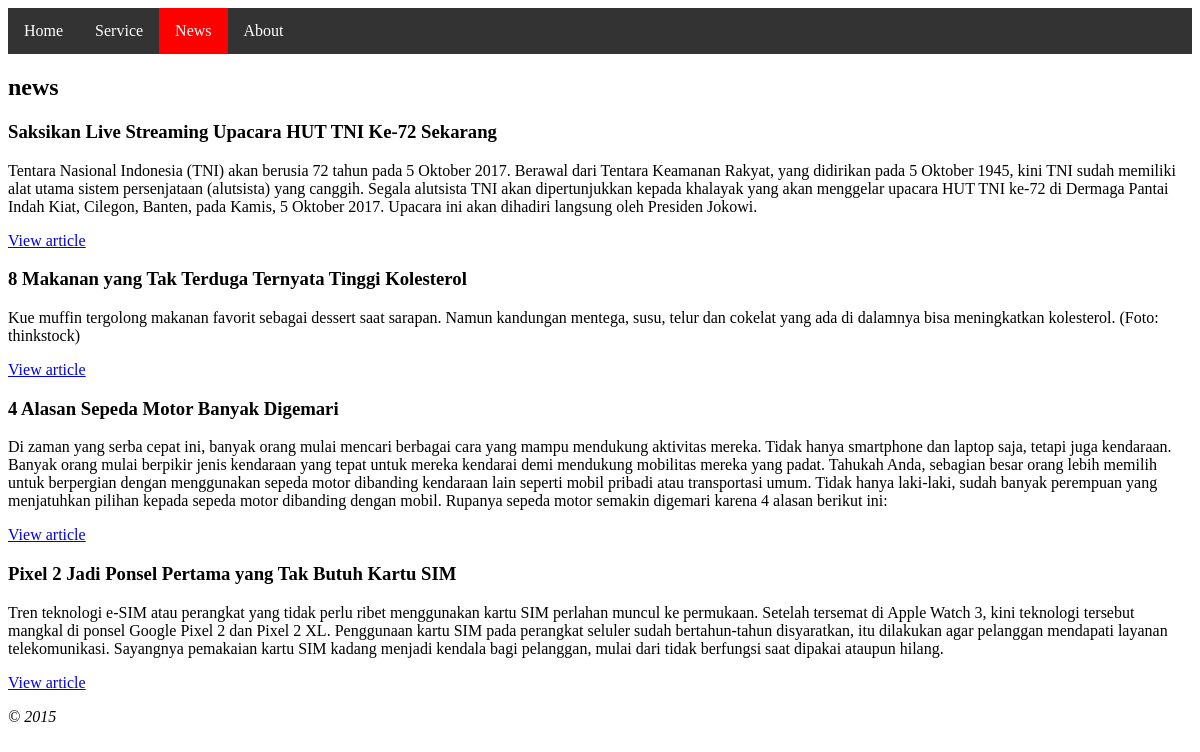
/index.php/news, run on the app's committed database.
### tables this page shows
CREATE TABLE `news` (
  `id` int(11) NOT NULL,
  `title` varchar(128) NOT NULL,
  `slug` varchar(128) NOT NULL,
  `text` text NOT NULL
);

### application/controllers/News.php (called while the page is built, shortened)
<?php
class News extends CI_Controller {
    public function __construct()
    {
        $this->load->model('news_model');
        $this->load->helper('url_helper');
    }
    public function index()
    {
        $data['news'] = $this->news_model->get_news();
        $data['title'] = 'news';
        $this->load->view('templates/header', $data);
        $this->load->view('news/index', $data);
        $this->load->view('templates/footer');
    }
}

### index.php (called while the page is built, shortened)
<?php
require_once BASEPATH.'core/CodeIgniter.php';

### application/models/News_model.php (called while the page is built, shortened)
<?php
class News_model extends CI_Model {
    public function get_news($slug = FALSE)
    {
        if ($slug === FALSE)
        {
            $query = $this->db->get('news');
            return $query->result_array();
        }
        $query = $this->db->get_where('news', array('slug' => $slug));
        return $query->row_array();
    }
}

### application/views/news/index.php (the view)
<h2><?php echo $title; ?></h2>
<?php foreach ($news as $news_item): ?>
    <h3><?php echo $news_item['title']; ?></h3>
    <div class="main">
        <?php echo $news_item['text']; ?>
    </div>
    <p><a href="<?php echo site_url('news/'.$news_item['slug']); ?>">View article</a></p>
<?php endforeach; ?>

### application/views/templates/header.php (shortened to what this page needs)
<!DOCTYPE html>
<html>
<head>
</head>
<body>
<ul>
  <li <?php
    if($title=='home'){
        echo 'style="background-color: red;"';
    } ?>><a href="/inventory">Home</a></li>
  <li class="dropdown"  <?php
    if($title=='service'){
        echo 'style="background-color: red;"';
    } ?>>
    <a href="/inventory/index.php/pages/view/service" class="dropbtn">Service</a>
  </li>
  <li <?php
    if($title=='news'){
        echo 'style="background-color: red;"';
    } ?>><a href="/inventory/index.php/news">News</a></li>
  <li <?php
    if($title=='about'){
        echo 'style="background-color: red;"';
    } ?>><a href="/inventory/index.php/pages/view/about">About</a></li>
</ul>

### application/views/templates/footer.php
        <em>&copy; 2015</em>
    </body>
</html>

### application/views/templates/header.php (style rules this page uses)
ul { list-style-type: none; margin: 0; padding: 0; overflow: hidden; background-color: #333; }
li { float: left; }
li a, .dropbtn { display: inline-block; color: white; text-align: center; padding: 14px 16px; text-decoration: none; }
li.dropdown { display: inline-block; }

### data on the page
news: title "Saksikan Live Streaming Upacara HUT TNI Ke-72 Sekarang", text "Tentara Nasional Indonesia (TNI) akan berusia 72 tahun pada 5 Oktober 2017. Berawal dari Tentara Keamanan Rakyat, yang didirikan pada 5 Oktober 1945, kini TNI sudah memiliki alat utama sistem persenjataan (alutsista) yang canggih. Segala alutsista TNI akan dipertunjukkan kepada khalayak yang akan menggelar upacara HUT TNI ke-72 di Dermaga Pantai Indah Kiat, Cilegon, Banten, pada Kamis, 5 Oktober 2017. Upacara ini akan dihadiri langsung oleh Presiden Jokowi."
news: title "8 Makanan yang Tak Terduga Ternyata Tinggi Kolesterol", text "Kue muffin tergolong makanan favorit sebagai dessert saat sarapan. Namun kandungan mentega, susu, telur dan cokelat yang ada di dalamnya bisa meningkatkan kolesterol. (Foto: thinkstock)"
news: title "4 Alasan Sepeda Motor Banyak Digemari", text "Di zaman yang serba cepat ini, banyak orang mulai mencari berbagai cara yang mampu mendukung aktivitas mereka. Tidak hanya smartphone dan laptop saja, tetapi juga kendaraan. Banyak orang mulai berpikir jenis kendaraan yang tepat untuk mereka kendarai demi mendukung mobilitas mereka yang padat. Tahukah Anda, sebagian besar orang lebih memilih untuk berpergian dengan menggunakan sepeda motor dibanding kendaraan lain seperti mobil pribadi atau transportasi umum. Tidak hanya laki-laki, sudah banyak perempuan yang menjatuhkan pilihan kepada sepeda motor dibanding dengan mobil. Rupanya sepeda motor semakin digemari karena 4 alasan berikut ini:"
news: title "Pixel 2 Jadi Ponsel Pertama yang Tak Butuh Kartu SIM", text "Tren teknologi e-SIM atau perangkat yang tidak perlu ribet menggunakan kartu SIM perlahan muncul ke permukaan. Setelah tersemat di Apple Watch 3, kini teknologi tersebut mangkal di ponsel Google Pixel 2 dan Pixel 2 XL. Penggunaan kartu SIM pada perangkat seluler sudah bertahun-tahun disyaratkan, itu dilakukan agar pelanggan mendapati layanan telekomunikasi. Sayangnya pemakaian kartu SIM kadang menjadi kendala bagi pelanggan, mulai dari tidak berfungsi saat dipakai ataupun hilang."

### other printed values
$title "news"
